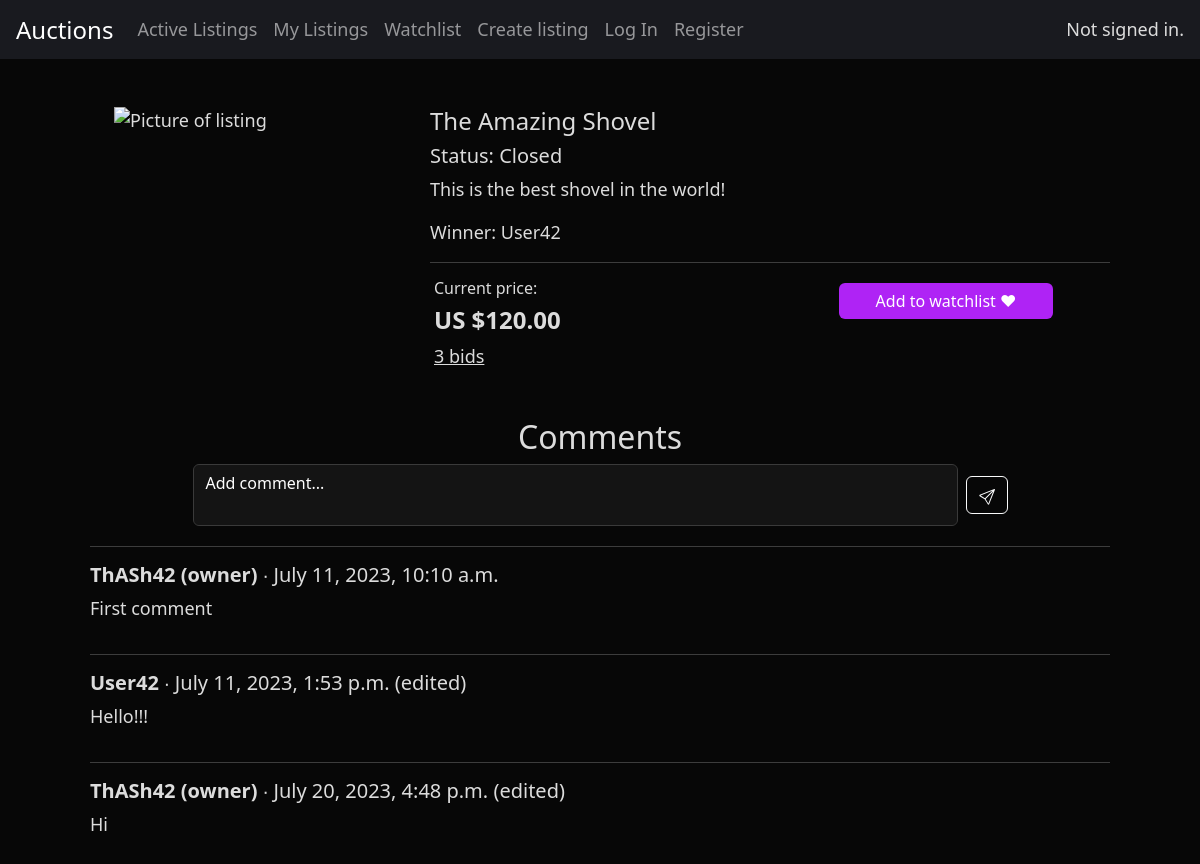
/listing/1, run on the app's committed database.
### auctions/models.py (models this page shows, shortened)
class Listing(models.Model):
    owner = models.ForeignKey(User, on_delete=models.CASCADE, related_name="owner")
    title = models.CharField(max_length=64)
    description = models.TextField()
    start_bid = models.DecimalField(max_digits=20, decimal_places=2)
    image = models.URLField(max_length=256)
    bids = models.ManyToManyField(Bid, blank=True, related_name="bids")
    time = models.OneToOneField(Time, on_delete=models.SET_NULL, null=True)
    condition = models.CharField(
        max_length=16, null=True, choices=CONDITION_CHOICES
    )
    category = models.CharField(
        max_length=32, default=None, null=True, blank=True, choices=CATEGORY_CHOICES
    )
    active_status = models.CharField(
        max_length=16, default="active", choices=STATUS_CHOICES
    )
    watchlist = models.ManyToManyField(User, blank=True, related_name="watching_users")
    comments = models.ManyToManyField(Comment, blank=True, related_name="comments")
    winner = models.OneToOneField(
        User, on_delete=models.SET_NULL, blank=True, null=True, default=None
    )

class User(AbstractUser):
    pass

class Bid(models.Model):
    price = models.DecimalField(max_digits=10, decimal_places=2)
    time = models.DateTimeField(auto_now=True)
    user = models.ForeignKey(User, on_delete=models.CASCADE, related_name="user")

class Comment(models.Model):
    commentator = models.ForeignKey(
        User, on_delete=models.CASCADE, related_name="commentator"
    )
    message = models.TextField(max_length=1000)
    time = models.DateTimeField(auto_now_add=True)
    is_modified = models.BooleanField(default=False)

### auctions/views.py (the view)
# urls.py: path("listing/<int:listing_id>", views.listing, name="listing"),
def listing(request, listing_id):
    if request.method == "GET":
        listing = Listing.objects.get(pk=listing_id)
        is_watching = request.user in listing.watchlist.all()
        owner_id = listing.owner.id
        is_owner = True if request.user.id == owner_id else False
        comments = listing.comments.all()
        current_price = get_price(listing)
        for category_tuple in CATEGORY_CHOICES:
            if category_tuple[0] == listing.category:
                category = category_tuple[1]
                break
        return render(request, "auctions/listing.html", {
            "listing": listing,
            "is_watching": is_watching,
            "comments": comments,
            "is_owner": is_owner,
            "current_price": current_price,
            "category": category,
        })

### auctions/utilities.py (called while the page is built)
def get_price(listing):
    if listing.bids.exists():
        bid = listing.bids.order_by('-price').first()
        return bid.price
    else:
        return listing.start_bid

### auctions/templates/auctions/listing.html (shortened to what this page needs)
{% extends 'auctions/layout.html' %}
{% block body %}
<div class="m-lg-5">
    <section class="mb-3">
        <div class="row g-0">
            {% if listing.image %}
                <div class="col-md-4 px-4">
                    {% include "auctions/helpers/image_listing.html" %}
                </div>
            {% endif %}
            <div class="col-md">
                <div>
                    <div class="mb-2">
                        <h4>
                            {{ listing.title }}
                        </h4>
                        <h5 class="card-text">
                            {% if listing.active_status == "active" %}
                            Status: Active
                            {% elif listing.active_status == "inactive" %}
                            Status: Inactive
                            {% else %}
                            Status: Closed
                            {% endif %}
                        </h5>
                    </div>
                    <div>
                        <p>{{ listing.description }}</p>
                    </div>
                    {% if listing.winner %}
                        <p>Winner: {{ listing.winner }}</p>
                    {% endif %}
                </div>
                <hr>
                <div class="d-flex row">
                    <div class="col-sm-6 px-3">
                        <div>
                        {% if not listing.bids.count == 0 %}
                            <h6>Current price:</h6>
                            {% else %}
                            <h6>Start bid:</h6>
                            {% endif %}
                            <h4><strong>US ${{ current_price }}</strong></h4>
                        </div>
                        <div>
                            <a class="underlined" href="{% url 'bids' listing.id %}">
                                {{ listing.bids.count }}
                                {% if listing.bids.count == 1 %}
                                    bid
                                {% else %}
                                    bids
                                {% endif %}
                            </a>
                        </div>
                    </div>
                    <div class="col-sm px-3 d-flex justify-content-center">
                        <div class="col-12 col-xl-8">
                            {% if not is_owner %}
                                <div>
                                    {% if not is_watching %}
                                        <form action="{% url 'watchlist' listing.id %}" method="POST">
                                            <input class="btn btn-lightenPurple border-0 my-1 w-100" type="submit" value="Add to watchlist ♥">
                                        </form>
                                    {% else %}
                                        <form action="{% url 'delete_watchlist' listing.id %}" method="POST">
                                            {% csrf_token %}
                                            <input class="btn btn-lightenPurple border-0 my-1 w-100" type="submit" value="Unwatch">
                                        </form>
                                    {% endif %}
                                </div>
                            {% endif %}
                        </div>
                    </div>
                </div>
            </div>
        </div>
    </section>
    <section class="mt-5">
        <h2 class="text-center mb-1">Comments</h2>
        <div>
            <form action="{% url 'comment' listing.id %}" method="POST">
                <div class="d-flex align-items-stretch justify-content-center mb-3">
                    <textarea class="form-control no-resize m-1 w-75" rows="2" name="message" type="text" placeholder="Add comment..."></textarea>
                    <div class="d-flex align-items-center">
                        <button class="btn btn-outline-light m-1">
                        </button>
                    </div>
                </div>
            </form>
        </div>
        {% for comment in comments %}
        <hr>
            <div class="d-flex justify-content-between mb-3">
                <div>
                    <div>
                        <h5>
                            <strong>
                                {{comment.commentator}}
                                {% if comment.commentator.id == listing.owner.id %} (owner) {% endif %}
                            </strong>
                            ∙
                            {{ comment.time }}
                            {% if comment.is_modified %} (edited) {% endif %}
                        </h5>
                    </div>
                    <div>
                        <p>{{ comment.message }}</p>
                    </div>
                </div>
            </div>
        {% endfor %}
    </section>
</div>
{% endblock body %}

### data on the page
Listing: title "The Amazing Shovel", description "This is the best shovel in the world!", winner "User42", bids.count "3"
Bid: price "120.00"
Comment: commentator "ThASh42", shows "(owner)", time "July 11, 2023, 10:10 a.m.", message "First comment"
Comment: commentator "User42", time "July 11, 2023, 1:53 p.m.", is_modified "(edited)", message "Hello!!!"
Comment: commentator "ThASh42", shows "(owner)", time "July 20, 2023, 4:48 p.m.", is_modified "(edited)", message "Hi"
